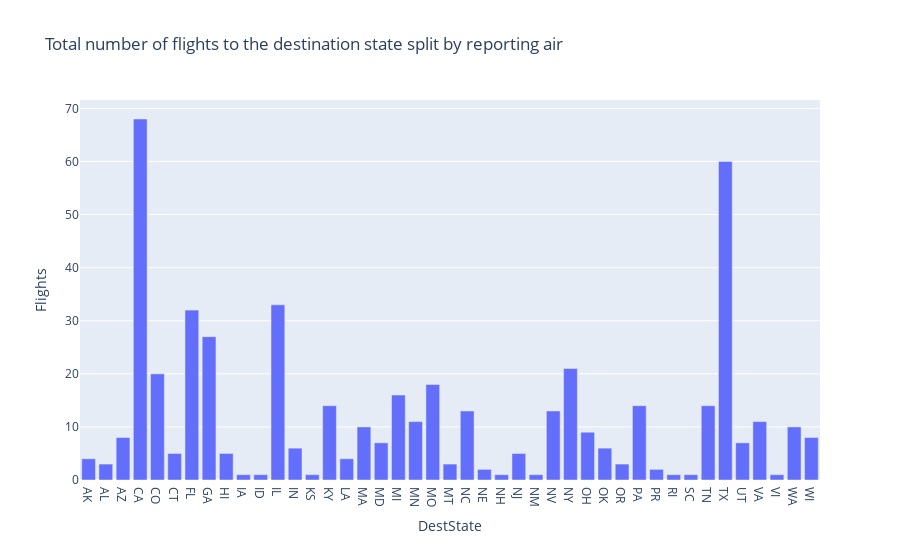

The notebook cell this image was saved under:
### Code cell
bar_data = data.groupby(['DestState'])['Flights'].sum().reset_index()
fig=px.bar(x=bar_data['DestState'], y=bar_data['Flights'], title='Total number of flights to the destination state split by reporting air', labels=dict(x='DestState', y='Flights'))
fig.show()

### Figure 1 — Plotly figure (JSON) as saved in the notebook; plotly's stock layout.template omitted (floating-point values rounded to 4 significant figures)
{"data": [{"hovertemplate": "DestState=%{x}<br>Flights=%{y}<extra></extra>", "legendgroup": "", "marker": {"color": "#636efa", "pattern": {"shape": ""}}, "name": "", "orientation": "v", "showlegend": false, "textposition": "auto", "type": "bar", "x": ["AK", "AL", "AZ", "CA", "CO", "CT", "FL", "GA", "HI", "IA", "ID", "IL", "IN", "KS", "KY", "LA", "MA", "MD", "MI", "MN", "MO", "MT", "NC", "NE", "NH", "NJ", "NM", "NV", "NY", "OH", "OK", "OR", "PA", "PR", "RI", "SC", "TN", "TX", "UT", "VA", "VI", "WA", "WI"], "xaxis": "x", "y": [4.0, 3.0, 8.0, 68.0, 20.0, 5.0, 32.0, 27.0, 5.0, 1.0, 1.0, 33.0, 6.0, 1.0, 14.0, 4.0, 10.0, 7.0, 16.0, 11.0, 18.0, 3.0, 13.0, 2.0, 1.0, 5.0, 1.0, 13.0, 21.0, 9.0, 6.0, 3.0, 14.0, 2.0, 1.0, 1.0, 14.0, 60.0, 7.0, 11.0, 1.0, 10.0, 8.0], "yaxis": "y"}], "layout": {"barmode": "relative", "legend": {"tracegroupgap": 0}, "title": {"text": "Total number of flights to the destination state split by reporting air"}, "xaxis": {"anchor": "y", "domain": [0, 1], "title": {"text": "DestState"}}, "yaxis": {"anchor": "x", "domain": [0, 1], "title": {"text": "Flights"}}}}
